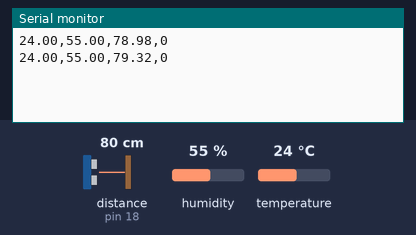
Bench run of a sketch on a simulated Arduino Uno, built with avr-gcc and run on an emulated ATmega328P. Parts: the last lines printed to the serial monitor. Wiring (inferred from the names in the program): ultrasonic range finder: trigger pin 5; echo pin 18. The test bench sets the inputs (shaded band); at power-on: distance to the obstacle (sensor on pin 18) 80 cm, humidity 55 %, temperature 24 °C. The echo pulse lasts 58.3 µs per cm.

Above: at 2.8 s.
2.9 s: distance to the obstacle (sensor on pin 18) set to 2 cm
At 5.2 s:
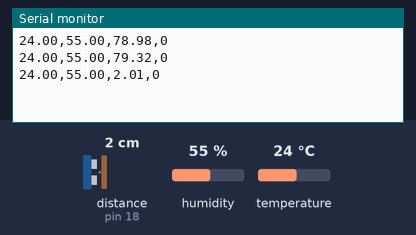
5.6 s: humidity set to 22 %
At 6.5 s:
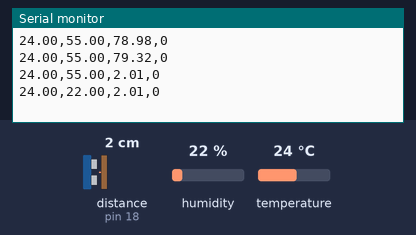
8.3 s: temperature set to 12 °C
At 10.8 s:
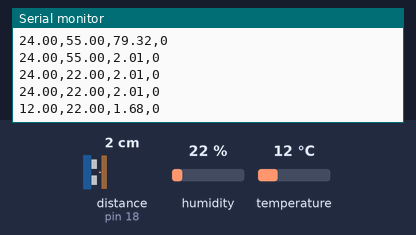
11.0 s: distance to the obstacle (sensor on pin 18) set to 4 cm
At 12.6 s:
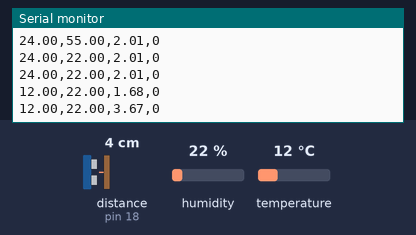
13.7 s: humidity set to 40 %
At 15.1 s:
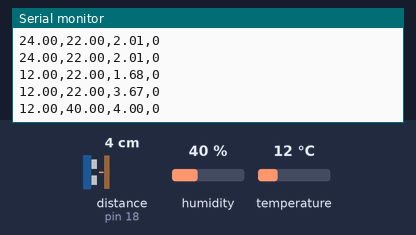
Timing chart, 0 to 16.7 s (numbered marks = the images above; inputs shaded):
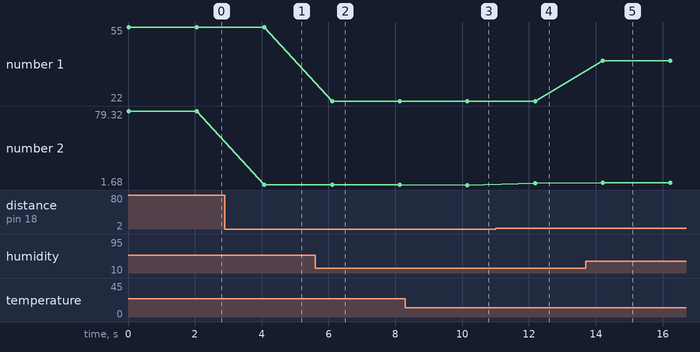

Measured:
- after the input at 2.9 s, the serial monitor: prints a new line after 1.2 s (image 1)
- after the input at 5.6 s, the serial monitor: prints a new line after 0.51 s (image 2)
- after the input at 8.3 s, the serial monitor: prints a new line after 1.9 s (image 3)
- after the input at 11.0 s, the serial monitor: prints a new line after 1.2 s (image 4)
- after the input at 13.7 s, the serial monitor: prints a new line after 0.51 s (image 5)
- plotted number 1: 55 → 22 after the input at 5.6 s, 22 → 40 after the input at 13.7 s
- plotted number 2: 79.32 → 2.01 after the input at 2.9 s, 2.01 → 1.68 after the input at 8.3 s, 1.68 → 3.67 after the input at 11.0 s, 3.67 → 4 after the input at 13.7 s

The sketch:

data_collect.ino
```cpp
#include <DHT.h>
#define DHTPIN 4
#define DHTTYPE DHT11
DHT dht(DHTPIN, DHTTYPE);

#define TRIG_PIN 5
#define ECHO_PIN 18

void setup() {
  Serial.begin(115200);
  dht.begin();
  pinMode(TRIG_PIN, OUTPUT);
  pinMode(ECHO_PIN, INPUT);
}

void loop() {
  float temp = dht.readTemperature();
  float hum = dht.readHumidity();

  digitalWrite(TRIG_PIN, LOW);
  delayMicroseconds(2);
  digitalWrite(TRIG_PIN, HIGH);
  delayMicroseconds(10);
  digitalWrite(TRIG_PIN, LOW);
  long duration = pulseIn(ECHO_PIN, HIGH);
  float distance = duration * 0.034 / 2.0;

  // 예: 0 = 정상, 1 = 사람 접근
  int label = (distance < 50 && temp > 25) ? 1 : 0;

  Serial.print(temp); Serial.print(",");
  Serial.print(hum); Serial.print(",");
  Serial.print(distance); Serial.print(",");
  Serial.println(label);

  delay(2000);
}
```
